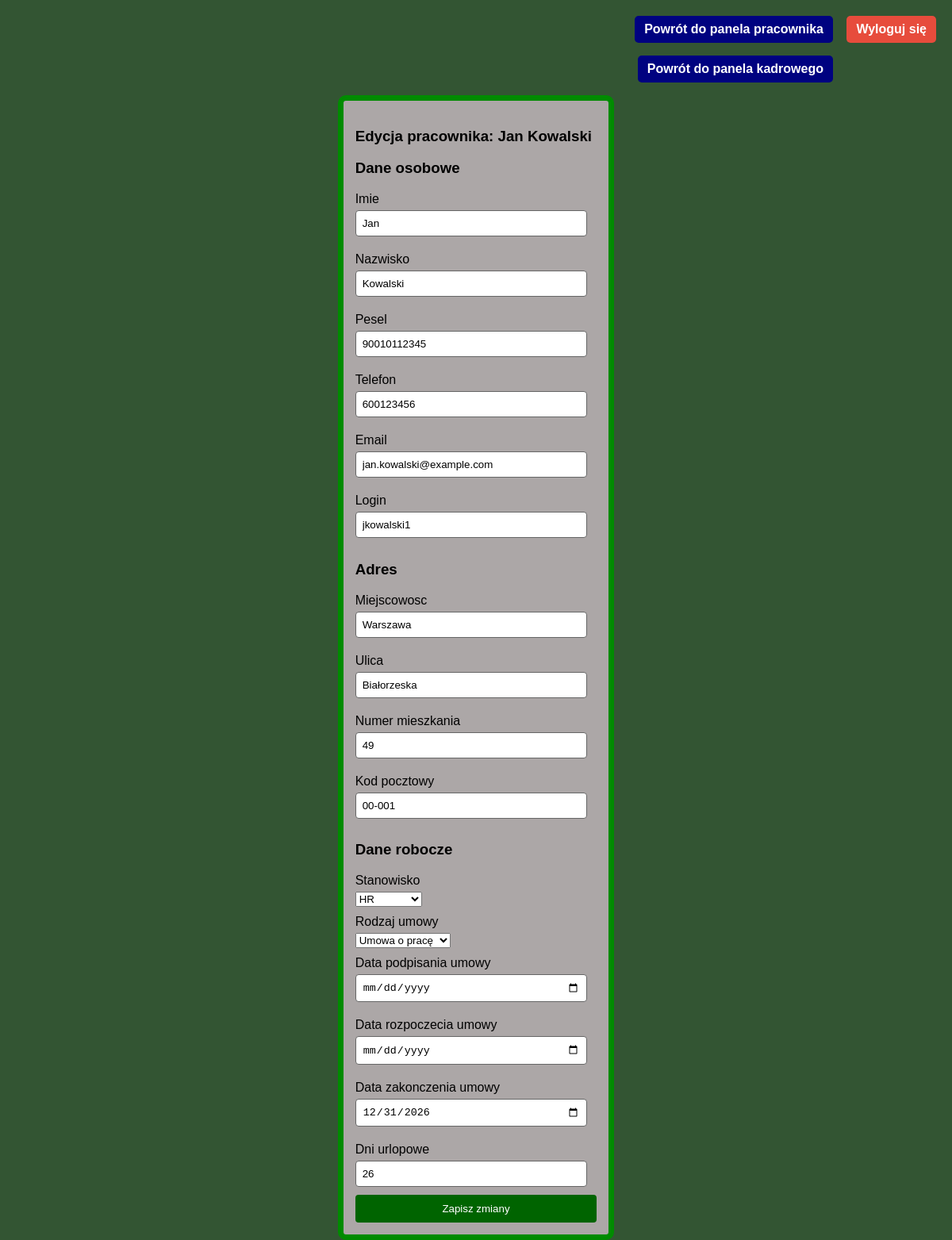
Page /system_erp_projekt/php/kadry/edycja_pracownika.php?id=1 on the committed database.
### tables this page shows
CREATE TABLE `dane_personalne_pracownika` (
  `id_pracownika` int(11) NOT NULL,
  `imie` varchar(50) NOT NULL,
  `nazwisko` varchar(50) NOT NULL,
  `pesel` char(11) NOT NULL,
  `telefon` varchar(15) NOT NULL,
  `email` varchar(100) NOT NULL,
  `login` varchar(50) DEFAULT NULL,
  `haslo` varchar(255) DEFAULT NULL
);

CREATE TABLE `adres_zamieszkania` (
  `id_adresu` int(11) NOT NULL,
  `id_pracownika` int(11) NOT NULL,
  `miejscowosc` varchar(100) NOT NULL,
  `ulica` varchar(100) NOT NULL,
  `numer_mieszkania` varchar(11) DEFAULT NULL,
  `kod_pocztowy` varchar(10) NOT NULL
);

CREATE TABLE `dane_robocze_pracownika` (
  `id_danych_roboczych` int(11) NOT NULL,
  `id_pracownika` int(11) NOT NULL,
  `stanowisko` enum('pracownik','kierownik','prezes','HR') DEFAULT NULL,
  `rodzaj_umowy` enum('umowa o pracę','umowa zlecenie','umowa o dzieło') NOT NULL,
  `data_podpisania_umowy` date DEFAULT NULL,
  `data_rozpoczecia_umowy` date DEFAULT NULL,
  `data_zakonczenia_umowy` date NOT NULL,
  `dni_urlopowe` int(11) NOT NULL,
  `pozostaly_urlop` int(11) NOT NULL,
  `zwolnienia_lekarskie` int(11) DEFAULT 0
);

### system_erp_projekt/php/kadry/edycja_pracownika.php (the view, shortened to what this page needs)
<?php
require_once "../dbconnect.php";
$id = intval($_GET['id']);
$query = "
    SELECT dp.*, az.*, dr.*
    FROM dane_personalne_pracownika dp
    JOIN adres_zamieszkania az ON dp.id_pracownika = az.id_pracownika
    JOIN dane_robocze_pracownika dr ON dp.id_pracownika = dr.id_pracownika
    WHERE dp.id_pracownika = ?
";
$stmt = $conn->prepare($query);
$stmt->bind_param("i", $id);
$stmt->execute();
$result = $stmt->get_result();
$dane = $result->fetch_assoc();
?>
<!DOCTYPE html>
<html lang="pl">
<head>
    <link rel="stylesheet" href="../../css/style.css">
</head>
<body>
<div class="lista">
<form action="zapisz_edycje_pracownika.php" method="post">
    <h3>Edycja pracownika: <?= htmlspecialchars($dane['imie'] . ' ' . $dane['nazwisko']) ?></h3>
    <h3>Dane osobowe</h3>
    <label for="imie">Imie</label>
    <input type="text" name="imie" value="<?= $dane['imie'] ?>" required>
    <label for="nazwisko">Nazwisko</label>
    <input type="text" name="nazwisko" value="<?= $dane['nazwisko'] ?>" required>
    <label for="pesel">Pesel</label>
    <input type="text" name="pesel" value="<?= $dane['pesel'] ?>" required>
    <label for="telefon">Telefon</label>
    <input type="text" name="telefon" value="<?= $dane['telefon'] ?>">
    <label for="email">Email</label>
    <input type="text" name="email" value="<?= $dane['email'] ?>">
    <label for="login">Login</label>
    <input type="text" name="login" value="<?= $dane['login'] ?>">
    <h3>Adres</h3>
    <label for="miejscowosc">Miejscowosc</label>
    <input type="text" name="miejscowosc" value="<?= $dane['miejscowosc'] ?>">
    <label for="ulica">Ulica</label>
    <input type="text" name="ulica" value="<?= $dane['ulica'] ?>">
    <label for="numer_mieszkania">Numer mieszkania</label>
    <input type="text" name="numer_mieszkania" value="<?= $dane['numer_mieszkania'] ?>">
    <label for="kod_pocztowy">Kod pocztowy</label>
    <input type="text" name="kod_pocztowy" value="<?= $dane['kod_pocztowy'] ?>">
    <h3>Dane robocze</h3>
    <label for="stanowisko">Stanowisko</label>
    <select name="stanowisko">
        <option <?= $dane['stanowisko'] == 'HR' ? 'selected' : '' ?>>HR</option>
    </select>
    <label for="rodzaj_umowy">Rodzaj umowy</label>
    <select name="rodzaj_umowy">
        <option <?= $dane['rodzaj_umowy'] == 'Umowa o pracę' ? 'selected' : '' ?>>Umowa o pracę</option>
    </select>
    <label for="data_podpisania_umowy">Data podpisania umowy</label>
    <input type="date" name="data_podpisania_umowy" value="<?= $dane['data_podpisania_umowy'] ?>">
    <label for="data_rozpoczecia_umowy">Data rozpoczecia umowy</label>
    <input type="date" name="data_rozpoczecia_umowy" value="<?= $dane['data_rozpoczecia_umowy'] ?>">
    <label for="data_zakonczenia_umowy">Data zakonczenia umowy</label>
    <input type="date" name="data_zakonczenia_umowy" value="<?= $dane['data_zakonczenia_umowy'] ?>">
    <label for="dni_urlopowe">Dni urlopowe</label>
    <input type="number" name="dni_urlopowe" value="<?= $dane['dni_urlopowe'] ?>">
    <button type="submit">Zapisz zmiany</button>
</form>
</div>
<a href="../logout.php" class="logout">Wyloguj się</a>
<a href="../uzytkownicy/HR.php" class="panel_kadrowy">Powrót do panela pracownika</a>
<a href="panel_kadrowy.php" class="panel_kadrowy_powrot">Powrót do panela kadrowego</a>
</body>
</html>

### system_erp_projekt/css/style.css (style rules this page uses)
body { font-family: Arial, sans-serif; background-color: rgb(51, 85, 51); display: flex; justify-content: center; align-items: center; height: 97vh; }
label { display: block; margin: 10px 0 5px; }
input { width: 90%; padding: 8px; margin-bottom: 10px; border: 1px solid #666666; border-radius: 4px; }
button { width: 100%; padding: 10px; background-color: darkgreen; color: white; border: none; border-radius: 4px; cursor: pointer; }
a.logout { position: absolute; top: 20px; right: 20px; background-color: #e74c3c; color: white; padding: 8px 12px; text-decoration: none; border-radius: 5px; font-weight: bold; }
a.panel_kadrowy { position: absolute; top: 20px; right: 150px; background-color: rgb(0, 2, 128); color: white; padding: 8px 12px; text-decoration: none; border-radius: 5px; font-weight: bold; }
a.panel_kadrowy_powrot { position: absolute; top: 70px; right: 150px; background-color: rgb(0, 2, 128); color: white; padding: 8px 12px; text-decoration: none; border-radius: 5px; font-weight: bold; }
.lista { background-color: rgb(172, 167, 167); border: 7px solid rgb(0, 139, 0); border-radius: 10px; padding: 15px; position: absolute; top: 120px; max-width: 70%; min-width: 20%; }

### rows in the picture
dane_personalne_pracownika: imie+nazwisko "Jan Kowalski", imie "Jan", nazwisko "Kowalski", pesel "90010112345", telefon "600123456", email "jan.kowalski@example.com", login "jkowalski1", miejscowosc "Warszawa", ulica "Białorzeska", numer_mieszkania "49", kod_pocztowy "00-001", data_zakonczenia_umowy "12/31/2026", dni_urlopowe "26"
